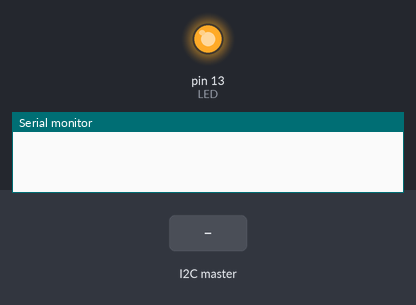
Bench run of a sketch on a simulated Arduino Uno, built with avr-gcc and run on an emulated ATmega328P. Shown: output pins drawn as LEDs (lit = HIGH), the last lines printed to the serial monitor. The test bench sets the inputs (shaded band).

Above: at 1.2 s.
1.3 s: the I2C master sends the byte 0
At 2.5 s:
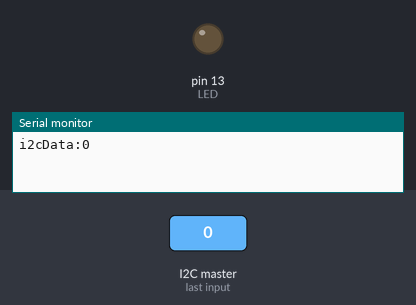
2.8 s: the I2C master sends the byte 1
At 3.7 s:
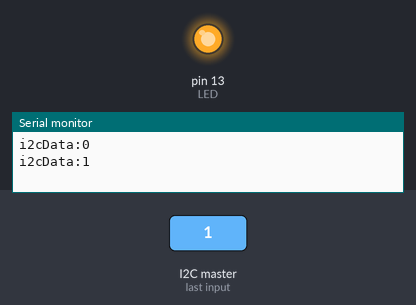
4.3 s: the I2C master sends the byte 2
At 4.8 s:
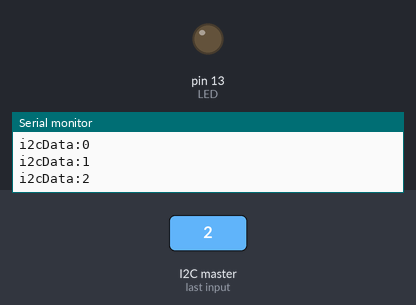
Timing chart, 0 to 7.3 s (numbered marks = the images above; inputs shaded):
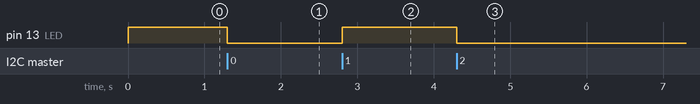

Measured:
- after the input at 1.3 s, pin 13 (LED): HIGH → LOW at once
- after the input at 2.8 s, pin 13 (LED): LOW → HIGH at once
- after the input at 4.3 s, pin 13 (LED): HIGH → LOW at once

The sketch:

i2c_v1.ino
```cpp
/*
 * Arduino code to send and receive I2C data
 * Tested on Adafruit Feather M0+ Express and Raspberry Pi Model 4
 *
 * SDA <--> SDA
 * SCL <--> SCL
 * GND <--> GND
 *
 * Sets built-in LED (1 = on, 0 = off) on Feather when requested
 * and responds with data received
 */
// Quelle: https://community.element14.com/products/arduino/b/blog/posts/raspberry-pi-and-arduino-i2c-communication
// Geändert: Serial output ergänzt
//           LED leuchtet wenn i2cData ungerade
// Getestet mit Arduino UNO R3 und Raspberry Pi 4 B

#include <Wire.h>
#define SLAVE_ADDRESS 0x04       // I2C address for Arduino
#define LED 13                   // Built-in LED
int i2cData = 0;                 // the I2C data received
void setup(){
  Wire.begin(SLAVE_ADDRESS);
  Wire.onReceive(receiveData);
  Wire.onRequest(sendData);
  Serial.begin(115200);         // Serial output
  pinMode(LED, OUTPUT);
  digitalWrite(LED, HIGH);
}
void loop() {
  // Everything happens in the interrupts
}
// Handle reception of incoming I2C data
void receiveData(int byteCount) {
  while (Wire.available()) {
    i2cData = Wire.read();
    Serial.print("i2cData:");
    Serial.println(i2cData);
    if (i2cData % 2) {
      digitalWrite(LED, 1);
    }
    else {
      digitalWrite(LED, 0);
    }
  }
}
// Handle request to send I2C data
void sendData() {
  Wire.write(i2cData);
}
```
